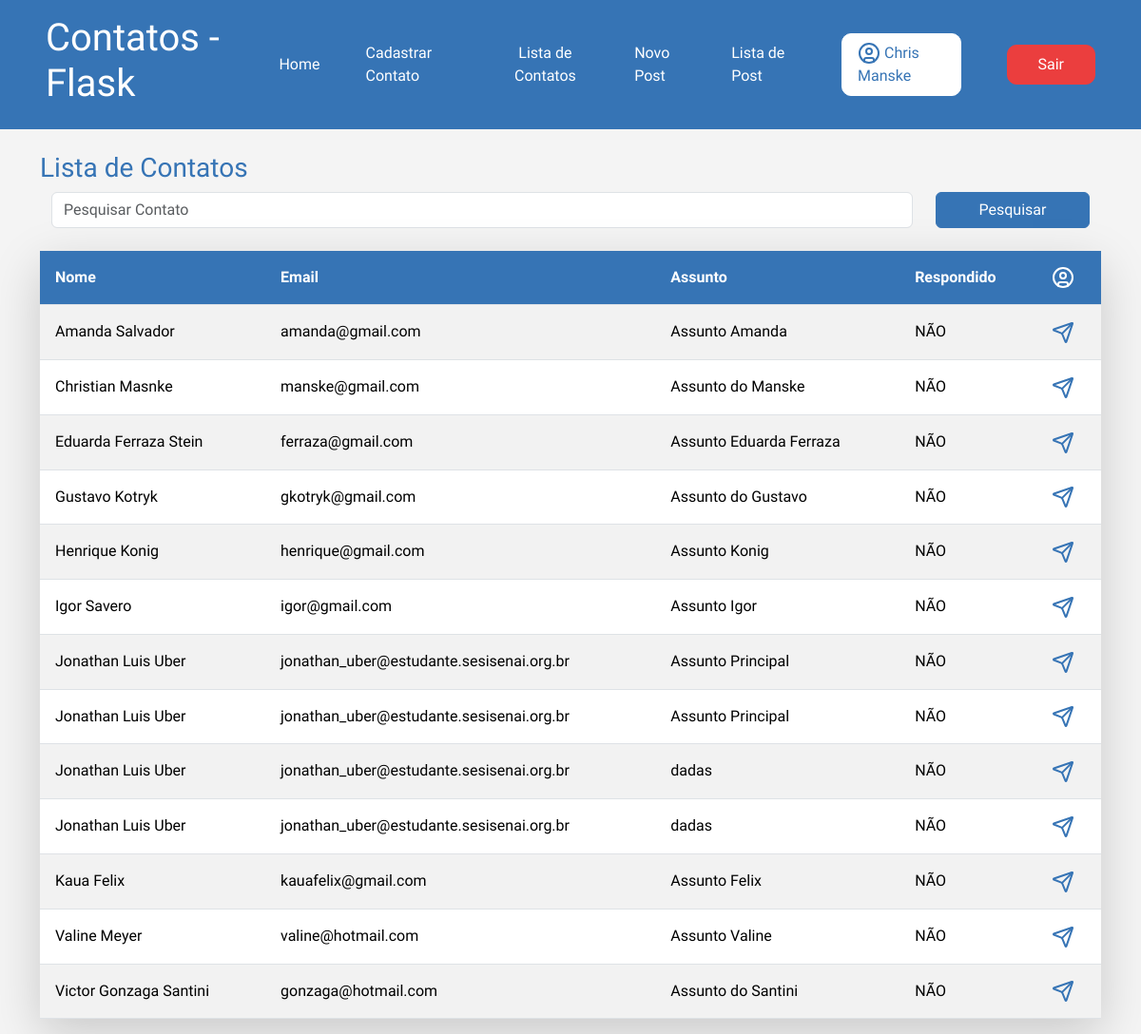
The page /contato/lista/ (signed in) on the database as committed earlier.
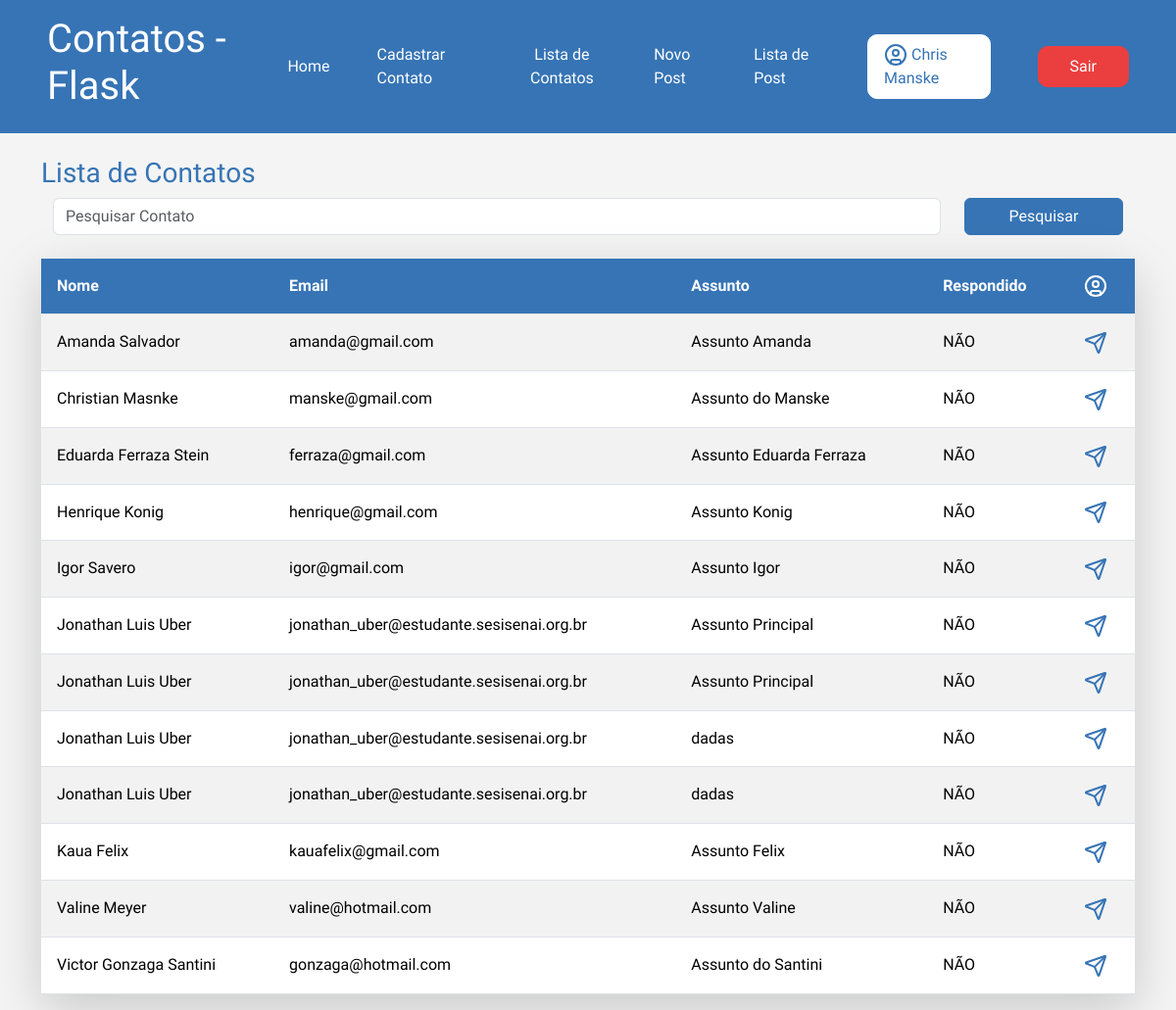
The same page on the database as committed later.
### app/models.py (models this page shows)
class Contato(db.Model):
    id = db.Column(db.Integer, primary_key=True)
    data_envio = db.Column(db.DateTime, default=datetime.now())
    nome = db.Column(db.String(100), nullable=True)
    email = db.Column(db.String(100), nullable=True)
    assunto = db.Column(db.String(100), nullable=True)
    mensagem = db.Column(db.String(100), nullable=True)
    respondido = db.Column(db.Integer, default=0)

### app/views.py (the view)
@app.route('/contato/lista/')
@login_required
def contatoLista():
    if request.method == 'GET':
        pesquisa = request.args.get('pesquisa', '')
    dados = Contato.query.order_by('nome')
    if pesquisa != '':
        dados = dados.filter(Contato.nome.ilike(f'%{pesquisa}%'))
    context = {'dados' : dados.all()}
    return render_template('contato_lista.html', context=context)

### app/models.py (called while the page is built)
@login_manager.user_loader
def load_user(user_id):
    return User.query.get(user_id)

### app/templates/contato_lista.html (shortened to what this page needs)
{% extends "base.html" %}
{% block content %}
{% include "header.html" %}
    <div class="container">
            <div class="row mt-4">
                <h3>Lista de Contatos</h3>
                <form action="" method="get" class="row  m-0">
                    <div class="col-10">
                        <input type="text" name="pesquisa" class="form-control" placeholder="Pesquisar Contato">
                    </div>
                    <div class="col-2 m-0">
                        <button type="submit" class="btn btn-primary w-100 m-0">Pesquisar</button>
                    </div>
                </form>
                <div class="col-12">
                    <table class="table mt-4 table-striped  shadow-lg">
                        <thead >
                            <tr class="">
                                <th class="p-3">Nome</th>
                                <th class="p-3">Email</th>
                                <th class="p-3">Assunto</th>
                                <th class="p-3">Respondido</th>
                                <th class="p-3">
                                </th>
                            </tr>
                        </thead>
                        <body>
                            {% for linha in context.dados %}
                                <tr>
                                    <td class="p-3 align-items-center">{{ linha.nome }}</td>
                                    <td class="p-3 align-items-center">{{ linha.email }}</td>
                                    <td class="p-3 align-items-center">{{ linha.assunto }}</td>
                                    <td class="p-3 align-items-center">
                                        {% if linha.respondido == 1 %}
                                            SIM
                                        {% else %}
                                            NÃO
                                        {% endif%}
                                    </td>
                                    <td class="p-3 align-items-center">
                                        <a href="{{url_for('contatoDetalhes', id = linha.id)}}" id="abrirPerfil">
                                        </a>
                                    </td>
                                </tr>
                            {% endfor %}
                        </body>
                    </table>
                </div>
            </div>
       </div>
{% endblock %}

Rows that differ between the two databases and show on the page:
removed Contato: nome "Gustavo Kotryk", email "gkotryk@gmail.com", assunto "Assunto do Gustavo", respondido "NÃO"
